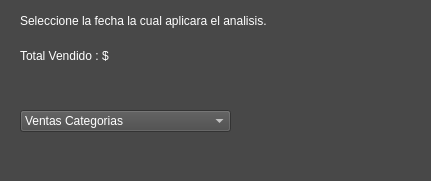
    <widget class="QWidget" name="widget" native="true">
     <property name="geometry">
      <rect>
       <x>20</x>
       <y>70</y>
       <width>431</width>
       <height>181</height>
      </rect>
     </property>
     <property name="styleSheet">
      <string notr="true">background-color: rgb(72, 72, 72);
color: #fff;</string>
     </property>
     <widget class="QLabel" name="label_36">
      <property name="geometry">
       <rect>
        <x>20</x>
        <y>10</y>
        <width>401</width>
        <height>21</height>
       </rect>
      </property>
      <property name="text">
       <string>Seleccione la fecha la cual aplicara el analisis.</string>
      </property>
     </widget>
     <widget class="QLabel" name="vendido">
      <property name="geometry">
       <rect>
        <x>20</x>
        <y>40</y>
        <width>131</width>
        <height>31</height>
       </rect>
      </property>
      <property name="text">
       <string>Total Vendido : $</string>
      </property>
     </widget>
     <widget class="QComboBox" name="comboBox">
      <property name="geometry">
       <rect>
        <x>20</x>
        <y>110</y>
        <width>211</width>
        <height>22</height>
       </rect>
      </property>
      <item>
       <property name="text">
        <string>Ventas Categorias</string>
       </property>
       <property name="icon">
        <iconset resource="IMG/imags.qrc">
         <normaloff>:/iconos/cobrar.png</normaloff>:/iconos/cobrar.png</iconset>
       </property>
      </item>
      <item>
       <property name="text">
        <string>Ventas Mesero</string>
       </property>
       <property name="icon">
        <iconset resource="IMG/imags.qrc">
         <normaloff>:/iconos/mesero.png</normaloff>:/iconos/mesero.png</iconset>
       </property>
      </item>
      <item>
       <property name="text">
        <string>Ventas Mesa</string>
       </property>
       <property name="icon">
        <iconset resource="IMG/imags.qrc">
         <normaloff>:/iconos/mesa.png</normaloff>:/iconos/mesa.png</iconset>
       </property>
      </item>
     </widget>
    </widget>
